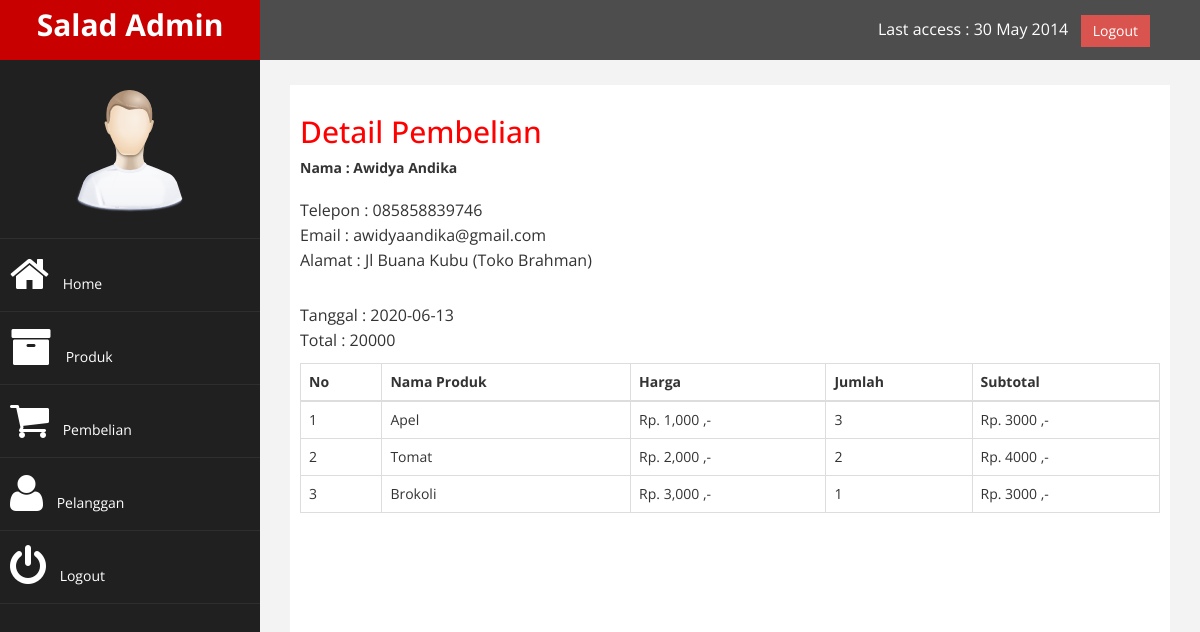
Page /admin/index.php?halaman=detail&id=9 (signed in) on the earlier database version.
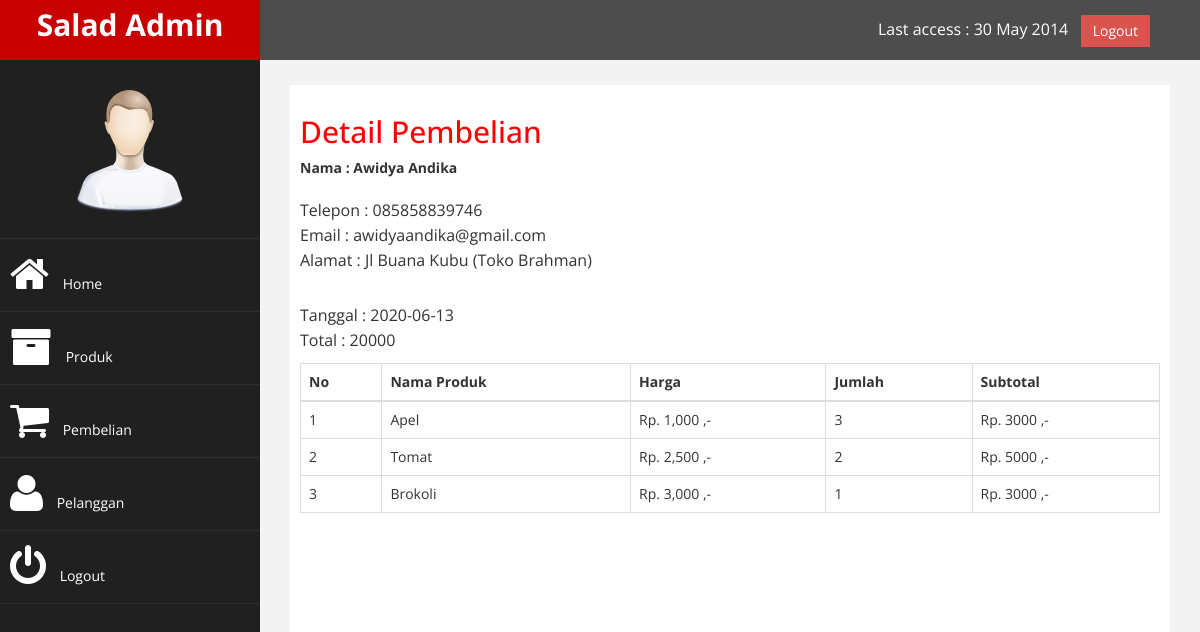
Same page on the later database version.
### tables this page shows
CREATE TABLE `pembelian_produk` (
  `id_pembelian_produk` int(11) NOT NULL,
  `id_pembelian` int(11) NOT NULL,
  `id_produk` int(11) NOT NULL,
  `jumlah` int(11) NOT NULL,
  `nama` varchar(100) NOT NULL,
  `harga` int(11) NOT NULL,
  `berat` int(11) NOT NULL,
  `subberat` int(11) NOT NULL,
  `subharga` int(11) NOT NULL
);

CREATE TABLE `produk` (
  `id_produk` int(11) NOT NULL,
  `nama_produk` varchar(100) NOT NULL,
  `harga_produk` int(11) NOT NULL,
  `berat_produk` int(11) NOT NULL,
  `foto_produk` varchar(100) NOT NULL,
  `deskripsi_produk` text NOT NULL
);

### admin/detail.php (the view, shortened to what this page needs)
<!DOCTYPE html>
<html>
<head>
</head>
<body>
	<h2>Detail Pembelian</h2>
	<?php
		$query = $koneksi->query("SELECT * FROM pembelian JOIN pelanggan
			                      ON pembelian.id_pelanggan = pelanggan.id_pelanggan
			                      WHERE pembelian.id_pembelian = '$_GET[id]'");
		$detail = $query->fetch_assoc();
	?>
		<?php print_r($detail); ?>
	<strong>
		Nama : <?php echo $detail['nama_pelanggan']; ?>
	</strong><br>
	<p>
		Telepon : <?php echo $detail['telepon_pelanggan']; ?> <br>
		Email : <?php echo $detail['email_pelanggan']; ?> <br>
		Alamat : <?php echo $detail['alamat_pelanggan']; ?>
	</p>
	<p>
		Tanggal : <?php echo $detail['tanggal_pembelian']; ?> <br>
		Total : <?php echo $detail['total_pembelian']; ?>
	</p>
	<table class="table table-bordered">
		<thead>
			<tr>
				<th>No</th>
				<th>Nama Produk</th>
				<th>Harga</th>
				<th>Jumlah</th>
				<th>Subtotal</th>
			</tr>
		</thead>
		<tbody>
			<?php
				$query = $koneksi->query("SELECT * FROM pembelian_produk JOIN produk
					                   ON pembelian_produk.id_produk = produk.id_produk
					                   WHERE pembelian_produk.id_pembelian = '$_GET[id]'");
				$nomor = 1;
				while($data = $query->fetch_assoc()){
		    ?>
			<tr>
				<td><?php echo $nomor; ?></td>
				<td><?php echo $data['nama_produk']; ?></td>
				<td>Rp. <?php echo number_format($data['harga_produk']); ?> ,-</td>
				<td><?php echo $data['jumlah']; ?></td>
				<td>
					Rp. <?php echo $data['harga_produk'] * $data['jumlah']; ?> ,-
				</td>
			</tr>
			<?php
				$nomor++;
				}
			?>
		</tbody>
	</table>
</body>
</html>

Differences in the rows shown:
changed pembelian_produk "Tomat": id_produk.harga_produk "2,000" → "2,500"; $data['harga_produk'] * $data['jumlah'] "4000" → "5000"
